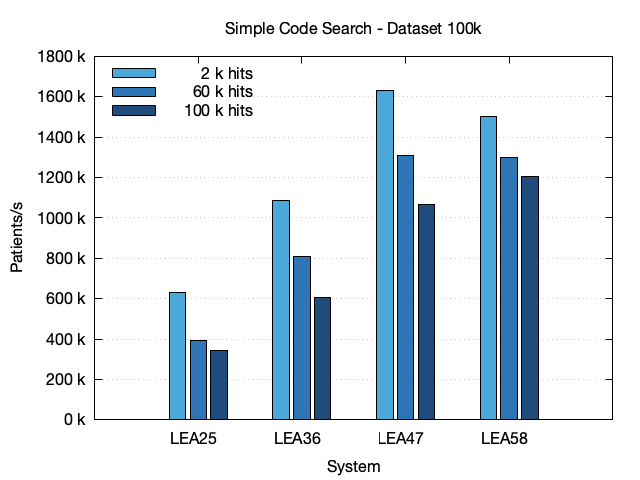

This figure's gnuplot source:
# Set the terminal to PNG and specify the output file
set terminal pngcairo enhanced font 'Helvetica Neue,12'
set output 'simple-code-search-100k.png'

# Set the data separator and skip the header
set datafile separator "|"
set style data histograms
set style histogram clustered
set style fill solid border -1
set boxwidth 0.8
set key left top reverse

# Define x-axis and y-axis labels
set title "Simple Code Search - Dataset 100k"
set xlabel 'System'
set ylabel 'Patients/s'
set format y "%.0f k"
set yrange [0:1800]

# Define grid
set grid ytics

# Define line styles and colors for each code
set style line 1 lc rgb '#4DA8DA'
set style line 2 lc rgb '#2E75B6'
set style line 3 lc rgb '#1F4C7A'

# Plot the data
plot 'simple-code-search-100k.txt' using 8:xtic(3) every 3 ls 1 title '2 k hits', \
     'simple-code-search-100k.txt' using 8:xtic(3) every 3::1 ls 2 title '60 k hits', \
     'simple-code-search-100k.txt' using 8:xtic(3) every 3::2 ls 3 title '100 k hits'
